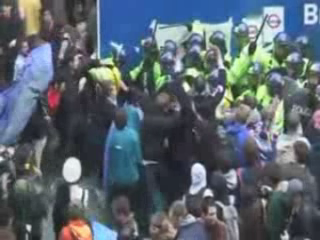
#> input picture frame 3 of optical flow/vio_1.avi, 320 x 240 px
$ python optical_flow_calculate.py
#> lines starting #> are read from the running program, lines starting #| are printed output that depends on the picture
import bob.ip.optflow.liu.sor
import numpy
import cv2

#constants----------------
FRAME_RATE = 25 #25 frames per second
MOVEMENT_INTERVAL = 3 #difference between considered frames
N = 4 #number of vertical blocks per frame
M = 4 #number of horizontal blocks per frame

K = 4
FRAME_GAP = 2 * MOVEMENT_INTERVAL
#-------------------------
#read video file
cap = cv2.VideoCapture('vio_1.avi')
#procedure for extracting frames through index in a video
total_frames = int(cap.get(cv2.CAP_PROP_FRAME_COUNT))
fps = cap.get(cv2.CAP_PROP_FPS)
time = total_frames / fps
# print fps
# print time
def getFrameFromIndex(frame_no):
    #Number 2 defines flag CV_CAP_PROP_POS_FRAMES which is a 0-based index of the frame to be decoded/captured next.
    #The second argument defines the frame number in range 0.0-1.0
    cap.set(1,frame_no)
    ret , img = cap.read()
    img = cv2.cvtColor(img,cv2.COLOR_BGR2GRAY)
    return img

def resize_frame(frame):
    rescale = 100.0/(frame.shape[1])
    if rescale<0.8:
        dim = (100, int(frame.shape[0] * rescale))
        frame = cv2.resize(frame, dim, interpolation = cv2.INTER_AREA)
    return frame
#dont use parameters for visualizations
alpha = 0.0026
ratio = 0.6
minWidth = 20
nOuterFPIterations = 7
nInnerFPIterations = 1
nSORIterations = 30

#getFrameFromIndex(50)
for each_frame_index in range(3,total_frames - FRAME_GAP - 5,FRAME_GAP):
    PREV_F = getFrameFromIndex(each_frame_index)
    CURRENT_F = getFrameFromIndex(each_frame_index + MOVEMENT_INTERVAL)
    NEXT_F = getFrameFromIndex(each_frame_index + (2 * MOVEMENT_INTERVAL))


    PREV_F = resize_frame(PREV_F)
    CURRENT_F = resize_frame(CURRENT_F)
    NEXT_F = resize_frame(NEXT_F)

    # print PREV_F,CURRENT_F,NEXT_F

    #(vx1,vy1,w1) = bob.ip.optflow.liu.sor.flow(PREV_F,CURRENT_F,alpha,ratio,minWidth,nOuterFPIterations,nInnerFPIterations,nSORIterations)
    #(vx2,vy2,w2) = bob.ip.optflow.liu.sor.flow(CURRENT_F,NEXT_F,alpha,ratio,minWidth,nOuterFPIterations,nInnerFPIterations,nSORIterations)
#> (the run stopped early here; a loop or call above may not have finished)

$ run again, starting later in the video
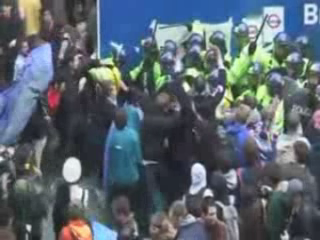
#> input picture frame 3 of optical flow/vio_1.avi, 320 x 240 px

$ run again, starting later in the video
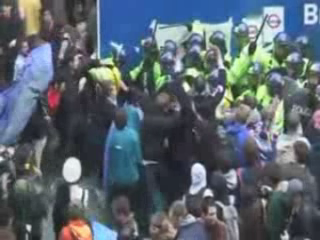
#> input picture frame 3 of optical flow/vio_1.avi, 320 x 240 px
